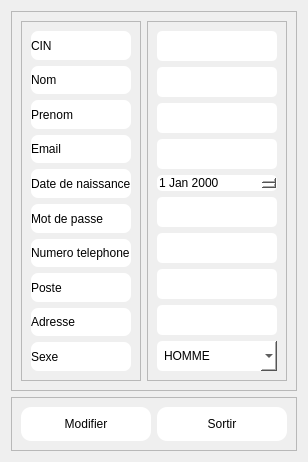
         <widget class="QWidget" name="modemp">
          <layout class="QVBoxLayout" name="verticalLayout_9">
           <item>
            <widget class="QFrame" name="frame_17">
             <property name="frameShape">
              <enum>QFrame::Shape::StyledPanel</enum>
             </property>
             <property name="frameShadow">
              <enum>QFrame::Shadow::Raised</enum>
             </property>
             <layout class="QHBoxLayout" name="horizontalLayout_12">
              <item>
               <widget class="QFrame" name="frame_19">
                <property name="frameShape">
                 <enum>QFrame::Shape::StyledPanel</enum>
                </property>
                <property name="frameShadow">
                 <enum>QFrame::Shadow::Raised</enum>
                </property>
                <layout class="QVBoxLayout" name="verticalLayout_10">
                 <item>
                  <widget class="QLabel" name="label_30">
                   <property name="styleSheet">
                    <string notr="true">background-color:rgb(255, 255, 255);
border-radius: 7px;</string>
                   </property>
                   <property name="text">
                    <string>CIN</string>
                   </property>
                  </widget>
                 </item>
                 <item>
                  <widget class="QLabel" name="label_13">
                   <property name="styleSheet">
                    <string notr="true">background-color:rgb(255, 255, 255);
border-radius: 7px;</string>
                   </property>
                   <property name="text">
                    <string>Nom</string>
                   </property>
                  </widget>
                 </item>
                 <item>
                  <widget class="QLabel" name="label_32">
                   <property name="styleSheet">
                    <string notr="true">background-color:rgb(255, 255, 255);
border-radius: 7px;</string>
                   </property>
                   <property name="text">
                    <string>Prenom</string>
                   </property>
                  </widget>
                 </item>
                 <item>
                  <widget class="QLabel" name="label_31">
                   <property name="styleSheet">
                    <string notr="true">background-color:rgb(255, 255, 255);
border-radius: 7px;</string>
                   </property>
                   <property name="text">
                    <string>Email</string>
                   </property>
                  </widget>
                 </item>
                 <item>
                  <widget class="QLabel" name="label_33">
                   <property name="styleSheet">
                    <string notr="true">background-color:rgb(255, 255, 255);
border-radius: 7px;</string>
                   </property>
                   <property name="text">
                    <string>Date de naissance</string>
                   </property>
                  </widget>
                 </item>
                 <item>
                  <widget class="QLabel" name="label_27">
                   <property name="styleSheet">
                    <string notr="true">background-color:rgb(255, 255, 255);
border-radius: 7px;</string>
                   </property>
                   <property name="text">
                    <string>Mot de passe</string>
                   </property>
                  </widget>
                 </item>
                 <item>
                  <widget class="QLabel" name="label_35">
                   <property name="styleSheet">
                    <string notr="true">background-color:rgb(255, 255, 255);
border-radius: 7px;</string>
                   </property>
                   <property name="text">
                    <string>Numero telephone</string>
                   </property>
                  </widget>
                 </item>
                 <item>
                  <widget class="QLabel" name="label_28">
                   <property name="styleSheet">
                    <string notr="true">background-color:rgb(255, 255, 255);
border-radius: 7px;</string>
                   </property>
                   <property name="text">
                    <string>Poste</string>
                   </property>
                  </widget>
                 </item>
                 <item>
                  <widget class="QLabel" name="label_34">
                   <property name="styleSheet">
                    <string notr="true">background-color:rgb(255, 255, 255);
border-radius: 7px;</string>
                   </property>
                   <property name="text">
                    <string>Adresse</string>
                   </property>
                  </widget>
                 </item>
                 <item>
                  <widget class="QLabel" name="label_29">
                   <property name="styleSheet">
                    <string notr="true">background-color:rgb(255, 255, 255);
border-radius: 7px;</string>
                   </property>
                   <property name="text">
                    <string>Sexe</string>
                   </property>
                  </widget>
                 </item>
                </layout>
               </widget>
              </item>
              <item>
               <widget class="QFrame" name="frame_20">
                <property name="frameShape">
                 <enum>QFrame::Shape::StyledPanel</enum>
                </property>
                <property name="frameShadow">
                 <enum>QFrame::Shadow::Raised</enum>
                </property>
                <layout class="QVBoxLayout" name="verticalLayout_11">
                 <item>
                  <widget class="QLineEdit" name="lineEditempmodcin">
                   <property name="styleSheet">
                    <string notr="true">background-color:rgb(255, 255, 255);
border-radius: 5px;
padding:7px;</string>
                   </property>
                  </widget>
                 </item>
                 <item>
                  <widget class="QLineEdit" name="lineEditempmodnom">
                   <property name="styleSheet">
                    <string notr="true">background-color:rgb(255, 255, 255);
border-radius: 5px;
padding:7px;</string>
                   </property>
                  </widget>
                 </item>
                 <item>
                  <widget class="QLineEdit" name="lineEditempmodprenom">
                   <property name="styleSheet">
                    <string notr="true">background-color:rgb(255, 255, 255);
border-radius: 5px;
padding:7px;</string>
                   </property>
                  </widget>
                 </item>
                 <item>
                  <widget class="QLineEdit" name="lineEditempmodemail">
                   <property name="styleSheet">
                    <string notr="true">background-color:rgb(255, 255, 255);
border-radius: 5px;
padding:7px;</string>
                   </property>
                  </widget>
                 </item>
                 <item>
                  <widget class="QDateEdit" name="dateEditempmod">
                   <property name="styleSheet">
                    <string notr="true">background-color:rgb(255, 255, 255);
border-radius: 5px;
</string>
                   </property>
                  </widget>
                 </item>
                 <item>
                  <widget class="QLineEdit" name="lineEditempmodmdp">
                   <property name="styleSheet">
                    <string notr="true">background-color:rgb(255, 255, 255);
border-radius: 5px;
padding:7px;</string>
                   </property>
                  </widget>
                 </item>
                 <item>
                  <widget class="QLineEdit" name="lineEditempmodnum">
                   <property name="styleSheet">
                    <string notr="true">background-color:rgb(255, 255, 255);
border-radius: 5px;
padding:7px;</string>
                   </property>
                  </widget>
                 </item>
                 <item>
                  <widget class="QLineEdit" name="lineEditempmodposte">
                   <property name="styleSheet">
                    <string notr="true">background-color:rgb(255, 255, 255);
border-radius: 5px;
padding:7px;</string>
                   </property>
                  </widget>
                 </item>
                 <item>
                  <widget class="QLineEdit" name="lineEditempmodadresse">
                   <property name="styleSheet">
                    <string notr="true">background-color:rgb(255, 255, 255);
border-radius: 5px;
padding:7px;</string>
                   </property>
                  </widget>
                 </item>
                 <item>
                  <widget class="QComboBox" name="comboBoxempmod">
                   <property name="styleSheet">
                    <string notr="true">background-color:rgb(255, 255, 255);
border-radius: 5px;
padding:7px;</string>
                   </property>
                   <item>
                    <property name="text">
                     <string>HOMME</string>
                    </property>
                   </item>
                   <item>
                    <property name="text">
                     <string>FEMME</string>
                    </property>
                   </item>
                  </widget>
                 </item>
                </layout>
               </widget>
              </item>
             </layout>
            </widget>
           </item>
           <item>
            <widget class="QFrame" name="frame_18">
             <property name="sizePolicy">
              <sizepolicy hsizetype="Preferred" vsizetype="Maximum">
               <horstretch>0</horstretch>
               <verstretch>0</verstretch>
              </sizepolicy>
             </property>
             <property name="frameShape">
              <enum>QFrame::Shape::StyledPanel</enum>
             </property>
             <property name="frameShadow">
              <enum>QFrame::Shadow::Raised</enum>
             </property>
             <layout class="QHBoxLayout" name="horizontalLayout_11">
              <item>
               <widget class="QPushButton" name="pushButton_empmodmod">
                <property name="styleSheet">
                 <string notr="true">QPushButton
{
background-color:rgb(255, 255, 255);
border-radius: 10px;
padding: 10px;
}

QPushButton:Hover {
				background-color: rgb(159, 159, 159);
				border-color: rgb(159, 159, 159);}
</string>
                </property>
                <property name="text">
                 <string>Modifier</string>
                </property>
               </widget>
              </item>
              <item>
               <widget class="QPushButton" name="pushButton_empmodsortir">
                <property name="styleSheet">
                 <string notr="true">QPushButton
{
background-color:rgb(255, 255, 255);
border-radius: 10px;
padding: 10px;
}

QPushButton:Hover {
				background-color: rgb(159, 159, 159);
				border-color: rgb(159, 159, 159);}
</string>
                </property>
                <property name="text">
                 <string>Sortir</string>
                </property>
               </widget>
              </item>
             </layout>
            </widget>
           </item>
          </layout>
         </widget>
